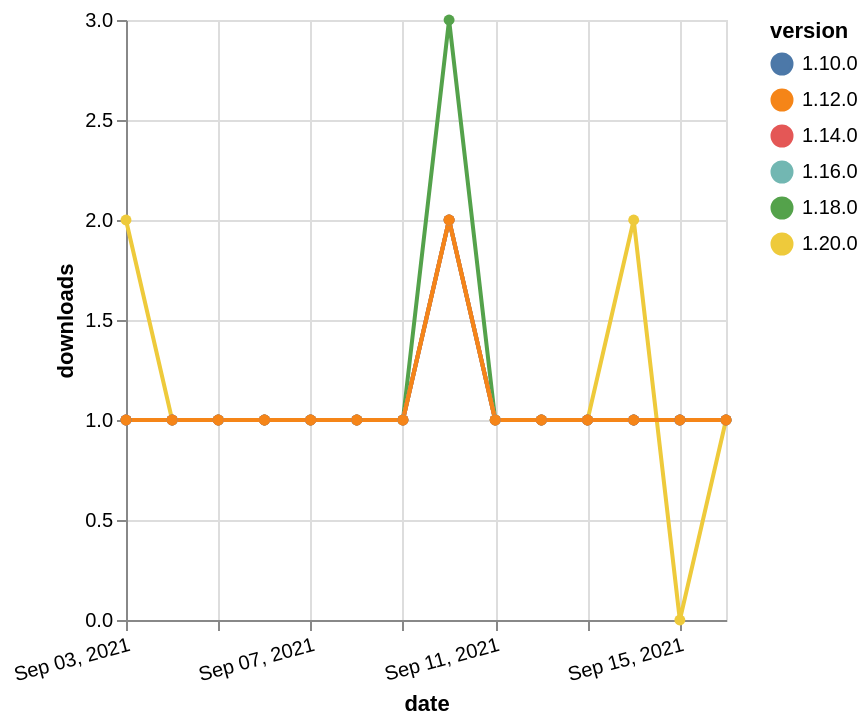

Vega-Lite specification for this chart:
### Vega-Lite specification from a JSON file in a GitHub repository (floating-point values rounded to 4 significant figures)
{"$schema": "https://vega.github.io/schema/vega-lite/v5.json", "description": "A simple bar chart with embedded data.", "data": {"values": [{"date": "2021-09-03", "total": 174, "delta": 1, "version": "1.18.0"}, {"date": "2021-09-04", "total": 175, "delta": 1, "version": "1.18.0"}, {"date": "2021-09-05", "total": 176, "delta": 1, "version": "1.18.0"}, {"date": "2021-09-06", "total": 177, "delta": 1, "version": "1.18.0"}, {"date": "2021-09-07", "total": 178, "delta": 1, "version": "1.18.0"}, {"date": "2021-09-08", "total": 179, "delta": 1, "version": "1.18.0"}, {"date": "2021-09-09", "total": 180, "delta": 1, "version": "1.18.0"}, {"date": "2021-09-10", "total": 183, "delta": 3, "version": "1.18.0"}, {"date": "2021-09-11", "total": 184, "delta": 1, "version": "1.18.0"}, {"date": "2021-09-12", "total": 185, "delta": 1, "version": "1.18.0"}, {"date": "2021-09-13", "total": 186, "delta": 1, "version": "1.18.0"}, {"date": "2021-09-14", "total": 187, "delta": 1, "version": "1.18.0"}, {"date": "2021-09-15", "total": 188, "delta": 1, "version": "1.18.0"}, {"date": "2021-09-16", "total": 189, "delta": 1, "version": "1.18.0"}, {"date": "2021-09-03", "total": 252, "delta": 1, "version": "1.10.0"}, {"date": "2021-09-04", "total": 253, "delta": 1, "version": "1.10.0"}, {"date": "2021-09-05", "total": 254, "delta": 1, "version": "1.10.0"}, {"date": "2021-09-06", "total": 255, "delta": 1, "version": "1.10.0"}, {"date": "2021-09-07", "total": 256, "delta": 1, "version": "1.10.0"}, {"date": "2021-09-08", "total": 257, "delta": 1, "version": "1.10.0"}, {"date": "2021-09-09", "total": 258, "delta": 1, "version": "1.10.0"}, {"date": "2021-09-10", "total": 260, "delta": 2, "version": "1.10.0"}, {"date": "2021-09-11", "total": 261, "delta": 1, "version": "1.10.0"}, {"date": "2021-09-12", "total": 262, "delta": 1, "version": "1.10.0"}, {"date": "2021-09-13", "total": 263, "delta": 1, "version": "1.10.0"}, {"date": "2021-09-14", "total": 264, "delta": 1, "version": "1.10.0"}, {"date": "2021-09-15", "total": 265, "delta": 1, "version": "1.10.0"}, {"date": "2021-09-16", "total": 266, "delta": 1, "version": "1.10.0"}, {"date": "2021-09-03", "total": 118, "delta": 2, "version": "1.20.0"}, {"date": "2021-09-04", "total": 119, "delta": 1, "version": "1.20.0"}, {"date": "2021-09-05", "total": 120, "delta": 1, "version": "1.20.0"}, {"date": "2021-09-06", "total": 121, "delta": 1, "version": "1.20.0"}, {"date": "2021-09-07", "total": 122, "delta": 1, "version": "1.20.0"}, {"date": "2021-09-08", "total": 123, "delta": 1, "version": "1.20.0"}, {"date": "2021-09-09", "total": 124, "delta": 1, "version": "1.20.0"}, {"date": "2021-09-10", "total": 126, "delta": 2, "version": "1.20.0"}, {"date": "2021-09-11", "total": 127, "delta": 1, "version": "1.20.0"}, {"date": "2021-09-12", "total": 128, "delta": 1, "version": "1.20.0"}, {"date": "2021-09-13", "total": 129, "delta": 1, "version": "1.20.0"}, {"date": "2021-09-14", "total": 131, "delta": 2, "version": "1.20.0"}, {"date": "2021-09-15", "total": 131, "delta": 0, "version": "1.20.0"}, {"date": "2021-09-16", "total": 132, "delta": 1, "version": "1.20.0"}, {"date": "2021-09-03", "total": 153, "delta": 1, "version": "1.16.0"}, {"date": "2021-09-04", "total": 154, "delta": 1, "version": "1.16.0"}, {"date": "2021-09-05", "total": 155, "delta": 1, "version": "1.16.0"}, {"date": "2021-09-06", "total": 156, "delta": 1, "version": "1.16.0"}, {"date": "2021-09-07", "total": 157, "delta": 1, "version": "1.16.0"}, {"date": "2021-09-08", "total": 158, "delta": 1, "version": "1.16.0"}, {"date": "2021-09-09", "total": 159, "delta": 1, "version": "1.16.0"}, {"date": "2021-09-10", "total": 161, "delta": 2, "version": "1.16.0"}, {"date": "2021-09-11", "total": 162, "delta": 1, "version": "1.16.0"}, {"date": "2021-09-12", "total": 163, "delta": 1, "version": "1.16.0"}, {"date": "2021-09-13", "total": 164, "delta": 1, "version": "1.16.0"}, {"date": "2021-09-14", "total": 165, "delta": 1, "version": "1.16.0"}, {"date": "2021-09-15", "total": 166, "delta": 1, "version": "1.16.0"}, {"date": "2021-09-16", "total": 167, "delta": 1, "version": "1.16.0"}, {"date": "2021-09-03", "total": 178, "delta": 1, "version": "1.14.0"}, {"date": "2021-09-04", "total": 179, "delta": 1, "version": "1.14.0"}, {"date": "2021-09-05", "total": 180, "delta": 1, "version": "1.14.0"}, {"date": "2021-09-06", "total": 181, "delta": 1, "version": "1.14.0"}, {"date": "2021-09-07", "total": 182, "delta": 1, "version": "1.14.0"}, {"date": "2021-09-08", "total": 183, "delta": 1, "version": "1.14.0"}, {"date": "2021-09-09", "total": 184, "delta": 1, "version": "1.14.0"}, {"date": "2021-09-10", "total": 186, "delta": 2, "version": "1.14.0"}, {"date": "2021-09-11", "total": 187, "delta": 1, "version": "1.14.0"}, {"date": "2021-09-12", "total": 188, "delta": 1, "version": "1.14.0"}, {"date": "2021-09-13", "total": 189, "delta": 1, "version": "1.14.0"}, {"date": "2021-09-14", "total": 190, "delta": 1, "version": "1.14.0"}, {"date": "2021-09-15", "total": 191, "delta": 1, "version": "1.14.0"}, {"date": "2021-09-16", "total": 192, "delta": 1, "version": "1.14.0"}, {"date": "2021-09-03", "total": 192, "delta": 1, "version": "1.12.0"}, {"date": "2021-09-04", "total": 193, "delta": 1, "version": "1.12.0"}, {"date": "2021-09-05", "total": 194, "delta": 1, "version": "1.12.0"}, {"date": "2021-09-06", "total": 195, "delta": 1, "version": "1.12.0"}, {"date": "2021-09-07", "total": 196, "delta": 1, "version": "1.12.0"}, {"date": "2021-09-08", "total": 197, "delta": 1, "version": "1.12.0"}, {"date": "2021-09-09", "total": 198, "delta": 1, "version": "1.12.0"}, {"date": "2021-09-10", "total": 200, "delta": 2, "version": "1.12.0"}, {"date": "2021-09-11", "total": 201, "delta": 1, "version": "1.12.0"}, {"date": "2021-09-12", "total": 202, "delta": 1, "version": "1.12.0"}, {"date": "2021-09-13", "total": 203, "delta": 1, "version": "1.12.0"}, {"date": "2021-09-14", "total": 204, "delta": 1, "version": "1.12.0"}, {"date": "2021-09-15", "total": 205, "delta": 1, "version": "1.12.0"}, {"date": "2021-09-16", "total": 206, "delta": 1, "version": "1.12.0"}]}, "width": "container", "mark": {"type": "line", "point": {"filled": true}}, "encoding": {"x": {"field": "date", "type": "temporal", "timeUnit": "yearmonthdate", "title": "date", "axis": {"labelAngle": -15}}, "y": {"field": "delta", "type": "quantitative", "title": "downloads"}, "color": {"field": "version", "type": "nominal"}, "tooltip": {"field": "delta"}}}
